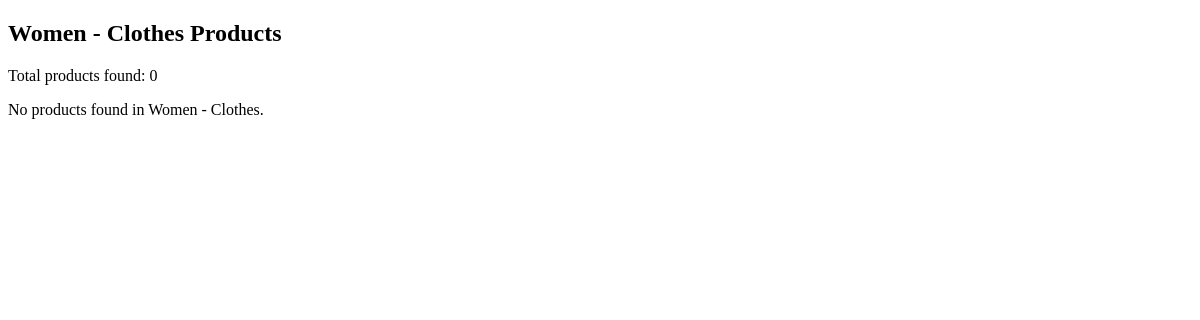
The app's page /category_women_shirt.php, older data.
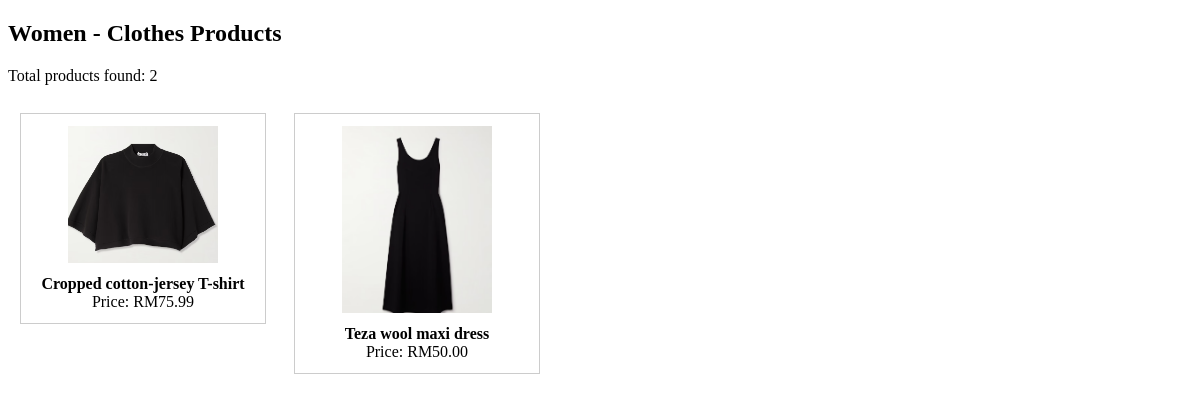
The same page, newer data.
### tables this page shows
CREATE TABLE `product` (
  `product_id` int(9) NOT NULL,
  `user_id` int(9) NOT NULL,
  `product_name` varchar(255) NOT NULL,
  `category` varchar(255) NOT NULL,
  `price` decimal(9,2) NOT NULL,
  `description` text NOT NULL,
  `status` varchar(100) NOT NULL,
  `stock_quantity` int(9) NOT NULL,
  `sales_count` int(9) NOT NULL,
  `rate` int(5) DEFAULT NULL,
  `comment` varchar(255) DEFAULT NULL,
  `created_at` datetime NOT NULL DEFAULT current_timestamp(),
  `subcategory` varchar(100) DEFAULT NULL
);

CREATE TABLE `product_image` (
  `image_id` int(11) NOT NULL,
  `product_id` int(11) NOT NULL,
  `image_path` varchar(255) NOT NULL,
  `created_at` datetime DEFAULT current_timestamp()
);

### category_women_shirt.php (the view, shortened to what this page needs)
<?php
$mainCategory = "Women";
$subCategory = "Clothes";
$fullCategory = "$mainCategory - $subCategory";
require 'db.php';
$stmt = $pdo->prepare("SELECT * FROM product WHERE category = ?");
$stmt->execute([$fullCategory]);
$products = $stmt->fetchAll(PDO::FETCH_ASSOC);
?>
<!DOCTYPE html>
<html>
<head>
</head>
<body>
    <h2><?= "$mainCategory - $subCategory" ?> Products</h2>
    <p>Total products found: <?= isset($products) ? count($products) : 0 ?></p>
    <?php if (!empty($products)): ?>
        <ul>
        <?php foreach ($products as $product): ?>
            <li>
    <?php
    $productId = $product['product_id'];
    $imgStmt = $pdo->prepare("SELECT image_path FROM product_image WHERE product_id = ? LIMIT 1");
    $imgStmt->execute([$productId]);
    $image = $imgStmt->fetch(PDO::FETCH_ASSOC);
    $imagePath = $image ? $image['image_path'] : 'placeholder.png';
    ?>
    <a href="product.php?id=<?= $productId ?>" style="text-decoration: none; color: inherit;">
        <img src="<?= htmlspecialchars($imagePath) ?>" alt="Product Image"><br>
        <strong><?= htmlspecialchars($product['product_name']) ?></strong><br>
        Price: RM<?= $product['price'] ?><br>
    </a>
</li>
        <?php endforeach; ?>
        </ul>
    <?php else: ?>
        <p>No products found in <?= $fullCategory ?>.</p>
    <?php endif; ?>
</body>
</html>

### category_women_shirt.php (style rules this page uses)
ul { padding: 0; }
li { list-style: none; border: 1px solid #ccc; padding: 12px; margin: 12px; width: 220px; display: inline-block; vertical-align: top; text-align: center; }
img { width: 150px; height: auto; margin-bottom: 8px; }

Row changes from the older to the newer data that the page shows:
now on this page (row edited): product: product_image.image_path (picture), product_name "Cropped cotton-jersey T-shirt", price "75.99"
now on this page (row edited): product: product_image.image_path (picture), product_name "Teza wool maxi dress", price "50.00"
Text that changed along with them:
count($products): "0" → "2"
$fullCategory: "Women - Clothes" → (not shown)
text no longer shown: "No products found in ."
